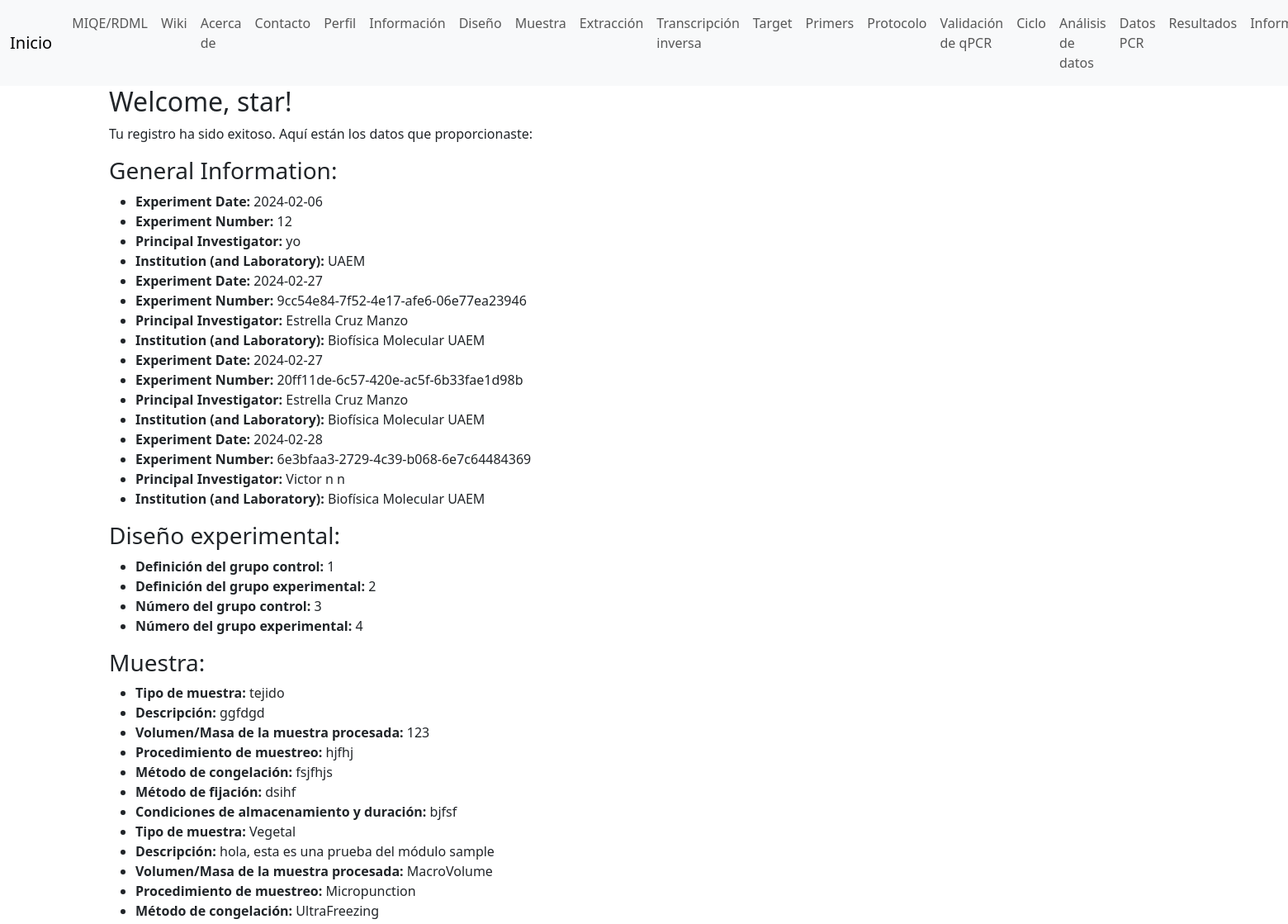
The page /report (signed in, upper part) on the database as committed earlier.
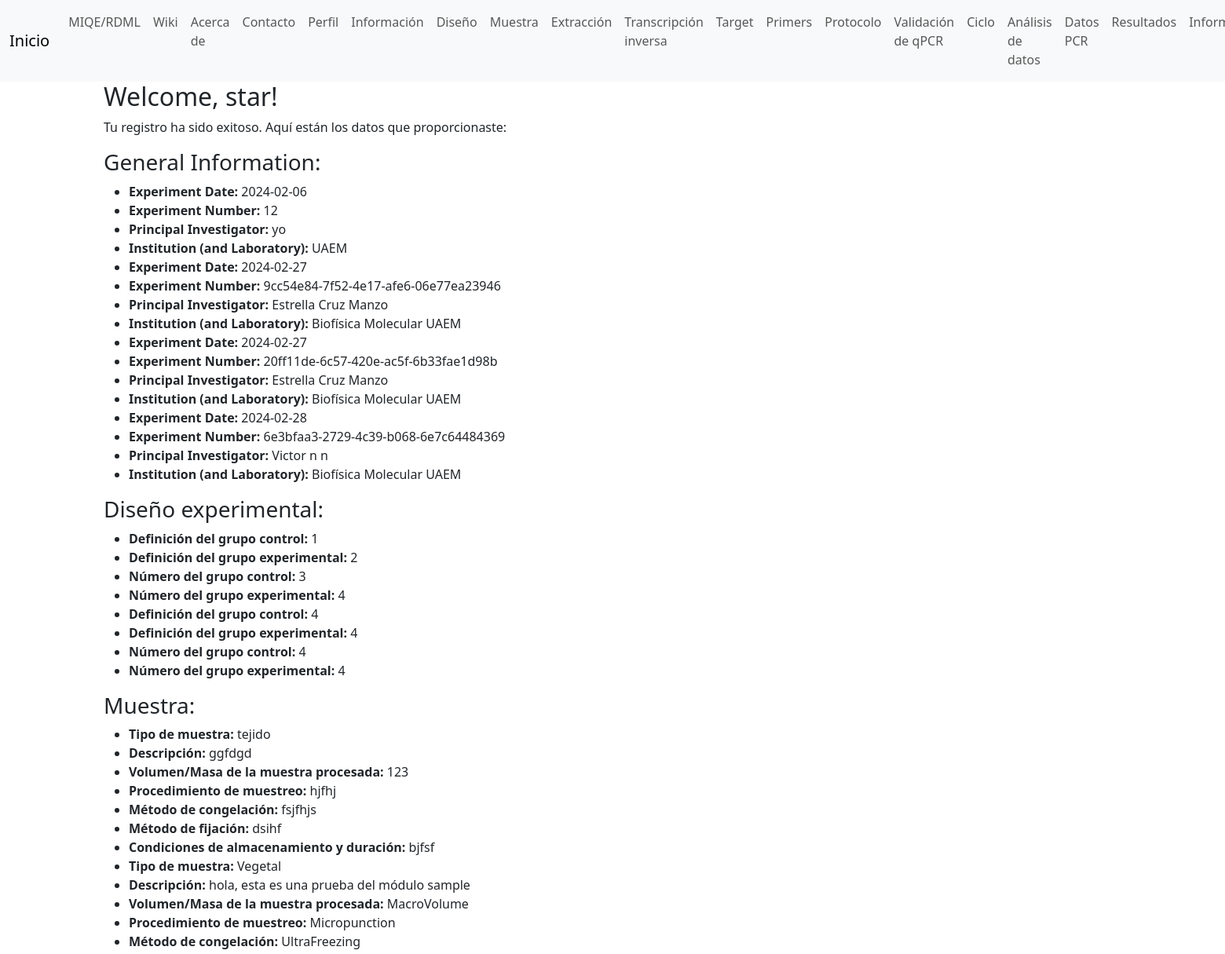
The same page on the database as committed later.
### run.py (models this page shows)
class GeneralInfoDataModel(db.Model):
    id = db.Column(db.Integer, primary_key=True)
    experiment_date = db.Column(db.Date, nullable=False)
    experiment_number = db.Column(db.String(100), nullable=False)
    principal_investigator = db.Column(db.String(100), nullable=False)
    institution_lab = db.Column(db.String(100), nullable=False)

class DesignDataModel(db.Model):
    id = db.Column(db.Integer, primary_key=True)
    group_control_definition = db.Column(db.String(100), nullable=False)
    group_experimental_definition = db.Column(db.String(100), nullable=False)
    group_control_number = db.Column(db.Integer, nullable=False)
    group_experimental_number = db.Column(db.Integer, nullable=False)

class SampleDataModel(db.Model):
    id = db.Column(db.Integer, primary_key=True)
    sample_type = db.Column(db.String(100), nullable=False)
    sample_description = db.Column(db.Text, nullable=False)
    sample_volume_mass = db.Column(db.String(100), nullable=False)
    sampling_procedure = db.Column(db.String(100), nullable=False)
    freezing_method = db.Column(db.String(100), nullable=False)
    fixation_method = db.Column(db.String(100), nullable=False)
    storage_conditions = db.Column(db.String(100), nullable=False)

### run.py (the view)
@app.route('/report')
def report():
    if 'username' in session:
        username = session['username']
        general_info_data = GeneralInfoDataModel.query.all()
        design_data = DesignDataModel.query.all()
        sample_data = SampleDataModel.query.all()
        extraction_data = NucleicAcidExtractionDataModel.query.all()
        reverse_transcription_data = ReverseTranscriptionDataModel.query.all()
        target_data = qPCRTargetInfoDataModel.query.all()  # Modelo de datos para qPCR Target Information
        primer_data = qPCRPrimersDataModel.query.all()  # Modelo de datos para qPCR Primers
        protocol_data = qPCRProtocolDataModel.query.all()
        thermal_data = ThermalCyclingConditionsDataModel.query.all()
        validation_data = qPCRValidationDataModel.query.all()
        data_analysis_data = DataAnalysisModel.query.all()
        results_data = ResultsAnalysisModel.query.all()
        real_time_pcr_data = RealTimePCRDataModel.query.all()
        return render_template('report.html', username=username, general_info_data=general_info_data, design_data=design_data, sample_data=sample_data, extraction_data=extraction_data, reverse_transcription_data=reverse_transcription_data, target_data=target_data, primer_data=primer_data, protocol_data=protocol_data, thermal_data=thermal_data, validation_data=validation_data, data_analysis_data=data_analysis_data, results_data=results_data, real_time_pcr_data=real_time_pcr_data)
    else:
        return redirect(url_for('login'))

### templates/report.html (shortened to what this page needs)
{% extends 'layout.html' %}
{% block content %}
    <h2>Welcome, {{ username }}!</h2>
    <p>Tu registro ha sido exitoso. Aquí están los datos que proporcionaste:</p>
    <h3>General Information:</h3>
    <ul>
        {% for info in general_info_data %}
            <li><strong>Experiment Date:</strong> {{ info.experiment_date }}</li>
            <li><strong>Experiment Number:</strong> {{ info.experiment_number }}</li>
            <li><strong>Principal Investigator:</strong> {{ info.principal_investigator }}</li>
            <li><strong>Institution (and Laboratory):</strong> {{ info.institution_lab }}</li>
        {% endfor %}
    </ul>
    <h3>Diseño experimental:</h3>
    <ul>
        {% for data in design_data %}
            <li><strong>Definición del grupo control:</strong> {{ data.group_control_definition }}</li>
            <li><strong>Definición del grupo experimental:</strong> {{ data.group_experimental_definition }}</li>
            <li><strong>Número del grupo control:</strong> {{ data.group_control_number }}</li>
            <li><strong>Número del grupo experimental:</strong> {{ data.group_experimental_number }}</li>
        {% endfor %}
    </ul>
    <h3>Muestra:</h3>
    <ul>
        {% for sample in sample_data %}
            <li><strong>Tipo de muestra:</strong> {{ sample.sample_type }}</li>
            <li><strong>Descripción:</strong> {{ sample.sample_description }}</li>
            <li><strong>Volumen/Masa de la muestra procesada:</strong> {{ sample.sample_volume_mass }}</li>
            <li><strong>Procedimiento de muestreo:</strong> {{ sample.sampling_procedure }}</li>
            <li><strong>Método de congelación:</strong> {{ sample.freezing_method }}</li>
            <li><strong>Método de fijación:</strong> {{ sample.fixation_method }}</li>
            <li><strong>Condiciones de almacenamiento y duración:</strong> {{ sample.storage_conditions }}</li>
        {% endfor %}
    </ul>
{% endblock %}

### templates/layout.html (shortened to what this page needs)
<!DOCTYPE html>
<html lang="es">
<head>
    <link href="https://cdn.jsdelivr.net/npm/bootstrap@5.3.0-alpha1/dist/css/bootstrap.min.css" rel="stylesheet">
</head>
<body>
    <nav class="navbar navbar-expand-lg navbar-light bg-light">
        <div class="container-fluid">
            <a class="navbar-brand" href="/">Inicio</a>
            <div class="collapse navbar-collapse" id="navbarNav">
                <ul class="navbar-nav me-auto">
                    <li class="nav-item">
                        <a class="nav-link" href="https://rdml.org/miqe.html">MIQE/RDML</a>
                    </li>
                    <li class="nav-item">
                        <a class="nav-link" href="https://en.wikipedia.org/wiki/MIQE">Wiki</a>
                    </li>
                    <li class="nav-item">
                        <a class="nav-link" href="/about">Acerca de</a>
                    </li>
                    <li class="nav-item">
                        <a class="nav-link" href="/contact">Contacto</a>
                    </li>
                    {% if 'username' in session %}
                    <li class="nav-item">
                        <a class="nav-link" href="/profile">Perfil</a>
                    </li>
                    <li class="nav-item">
                        <a class="nav-link" href="/info">Información</a>
                    </li>
                    <li class="nav-item">
                        <a class="nav-link" href="/design">Diseño</a>
                    </li>
                    <li class="nav-item">
                        <a class="nav-link" href="/sample">Muestra</a>
                    </li>
                    <li class="nav-item">
                        <a class="nav-link" href="/extraction">Extracción</a>
                    </li>
                    <li class="nav-item">
                        <a class="nav-link" href="/reverse">Transcripción inversa</a>
                    </li>
                    <li class="nav-item">
                        <a class="nav-link" href="/target">Target</a>
                    </li>
                    <li class="nav-item">
                        <a class="nav-link" href="/oligo">Primers</a>
                    </li>
                    <li class="nav-item">
                        <a class="nav-link" href="/protocol">Protocolo</a>
                    </li>
                    <li class="nav-item">
                        <a class="nav-link" href="/validation">Validación de qPCR</a>
                    </li>
                    <li class="nav-item">
                        <a class="nav-link" href="/cycling">Ciclo</a>
                    </li>
                    <li class="nav-item">
                        <a class="nav-link" href="/analyze">Análisis de datos</a>
                    </li>
                    <li class="nav-item">
                        <a class="nav-link" href="/data">Datos PCR</a>
                    </li>
                    <li class="nav-item">
                        <a class="nav-link" href="/results">Resultados</a>
                    </li>
                    <li class="nav-item">
                            <a class="nav-link" href="/report">Informe</a>
                        </li>
                    {% endif %}
                </ul>
            </div>
        </div>
    </nav>
    <div class="container">
        {% block content %}
        {% endblock %}
    </div>
</body>
</html>

Rows that differ between the two databases and show on the page:
added DesignDataModel: group_control_definition "4", group_experimental_definition "4", group_control_number "4", group_experimental_number "4"
